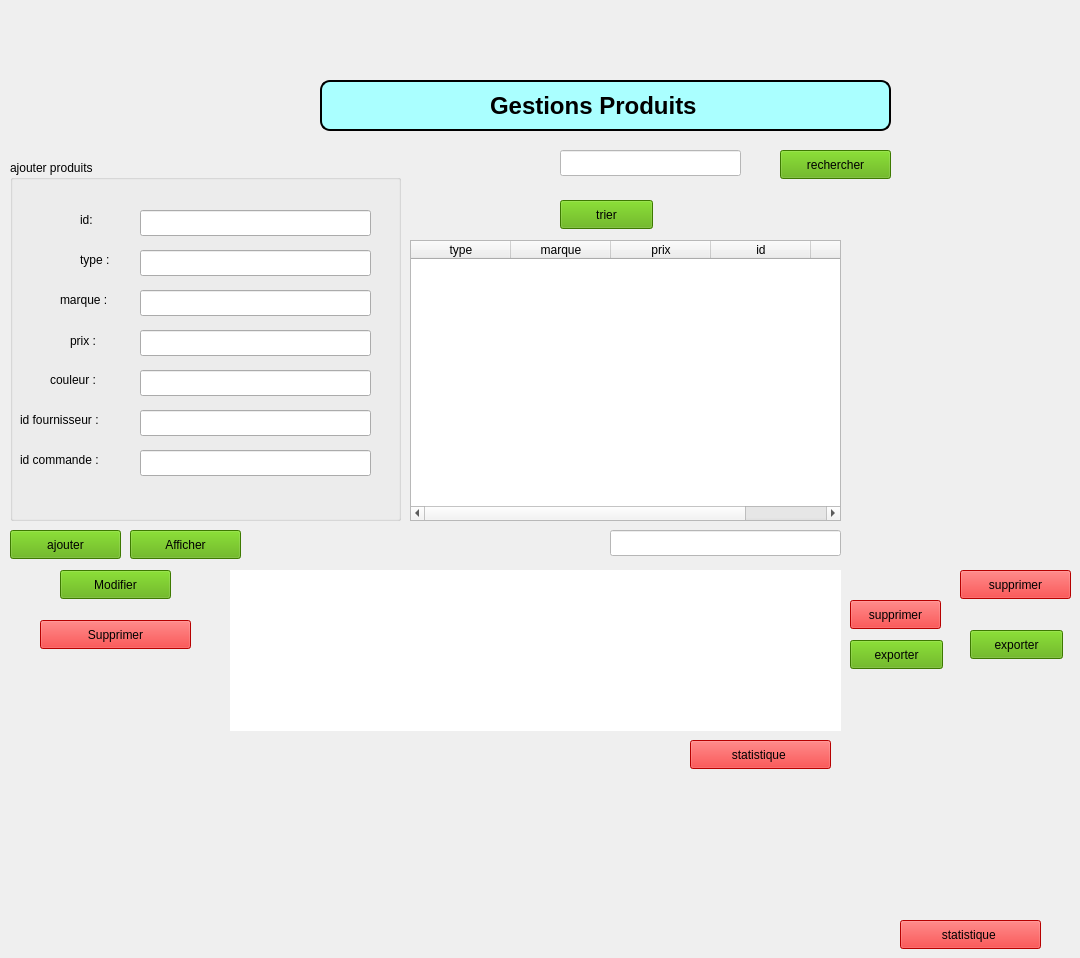
    <widget class="QWidget" name="pageProduit">
     <widget class="QPushButton" name="pushButton_5">
      <property name="geometry">
       <rect>
        <x>900</x>
        <y>920</y>
        <width>141</width>
        <height>29</height>
       </rect>
      </property>
      <property name="styleSheet">
       <string notr="true">font: 700 12pt &quot;Tahoma&quot;;
background-color: rgb(255, 0, 0);</string>
      </property>
      <property name="text">
       <string>statistique </string>
      </property>
     </widget>
     <widget class="QPushButton" name="pushButton_2">
      <property name="geometry">
       <rect>
        <x>560</x>
        <y>200</y>
        <width>93</width>
        <height>29</height>
       </rect>
      </property>
      <property name="styleSheet">
       <string notr="true">font: 700 11pt &quot;Tahoma&quot;;
background-color: rgb(85, 170, 0);</string>
      </property>
      <property name="text">
       <string>trier</string>
      </property>
     </widget>
     <widget class="QLineEdit" name="lineEdit_7">
      <property name="geometry">
       <rect>
        <x>610</x>
        <y>530</y>
        <width>231</width>
        <height>26</height>
       </rect>
      </property>
      <property name="styleSheet">
       <string notr="true">background-color: rgb(255, 255, 255);</string>
      </property>
     </widget>
     <widget class="QPushButton" name="pushButton_7">
      <property name="geometry">
       <rect>
        <x>960</x>
        <y>570</y>
        <width>111</width>
        <height>29</height>
       </rect>
      </property>
      <property name="styleSheet">
       <string notr="true">font: 700 11pt &quot;Tahoma&quot;;
background-color: rgb(255, 0, 0);</string>
      </property>
      <property name="text">
       <string>supprimer</string>
      </property>
     </widget>
     <widget class="QPushButton" name="pushButton">
      <property name="geometry">
       <rect>
        <x>780</x>
        <y>150</y>
        <width>111</width>
        <height>29</height>
       </rect>
      </property>
      <property name="styleSheet">
       <string notr="true">background-color: rgb(85, 170, 0);
font: 700 11pt &quot;Tahoma&quot;;


</string>
      </property>
      <property name="text">
       <string>rechercher</string>
      </property>
     </widget>
     <widget class="QPushButton" name="btn_ajouterProduit">
      <property name="geometry">
       <rect>
        <x>10</x>
        <y>530</y>
        <width>111</width>
        <height>29</height>
       </rect>
      </property>
      <property name="styleSheet">
       <string notr="true">font: 700 11pt &quot;Tahoma&quot;;
background-color: rgb(85, 170, 0);</string>
      </property>
      <property name="text">
       <string>ajouter</string>
      </property>
     </widget>
     <widget class="QLabel" name="label_20">
      <property name="geometry">
       <rect>
        <x>230</x>
        <y>570</y>
        <width>611</width>
        <height>161</height>
       </rect>
      </property>
      <property name="styleSheet">
       <string notr="true">background-color: rgb(255, 255, 255);</string>
      </property>
      <property name="text">
       <string/>
      </property>
     </widget>
     <widget class="QPushButton" name="btn_supprimerProduit">
      <property name="geometry">
       <rect>
        <x>40</x>
        <y>620</y>
        <width>151</width>
        <height>29</height>
       </rect>
      </property>
      <property name="styleSheet">
       <string notr="true">font: 700 11pt &quot;Tahoma&quot;;
background-color: rgb(255, 0, 0);</string>
      </property>
      <property name="text">
       <string>Supprimer</string>
      </property>
     </widget>
     <widget class="QTableWidget" name="gProduit">
      <property name="geometry">
       <rect>
        <x>410</x>
        <y>240</y>
        <width>431</width>
        <height>281</height>
       </rect>
      </property>
      <property name="styleSheet">
       <string notr="true">font: 700 11pt &quot;Tahoma&quot;;
color: rgb(0, 0, 0);
background-color: rgb(255, 255, 255);
QGroupBox {
    border: 2px solid black;
    border-radius: 10px;
    background-color: rgb(183, 255, 255);
    font-family: &quot;Open Sans&quot;;
    font-size: 12pt;
    font-weight: bold;
color: rgb(0, 0, 0);
}</string>
      </property>
      <column>
       <property name="text">
        <string>type</string>
       </property>
      </column>
      <column>
       <property name="text">
        <string>marque</string>
       </property>
      </column>
      <column>
       <property name="text">
        <string>prix</string>
       </property>
      </column>
      <column>
       <property name="text">
        <string>id</string>
       </property>
      </column>
      <column>
       <property name="text">
        <string>stock</string>
       </property>
      </column>
     </widget>
     <widget class="QLineEdit" name="lineEdit_6">
      <property name="geometry">
       <rect>
        <x>560</x>
        <y>150</y>
        <width>181</width>
        <height>26</height>
       </rect>
      </property>
      <property name="styleSheet">
       <string notr="true">background-color: rgb(255, 255, 255);</string>
      </property>
     </widget>
     <widget class="QPushButton" name="pushButton_9">
      <property name="geometry">
       <rect>
        <x>970</x>
        <y>630</y>
        <width>93</width>
        <height>29</height>
       </rect>
      </property>
      <property name="styleSheet">
       <string notr="true">font: 700 11pt &quot;Tahoma&quot;;
background-color: rgb(85, 170, 0);</string>
      </property>
      <property name="text">
       <string>exporter</string>
      </property>
     </widget>
     <widget class="QGroupBox" name="groupBox">
      <property name="geometry">
       <rect>
        <x>10</x>
        <y>160</y>
        <width>391</width>
        <height>361</height>
       </rect>
      </property>
      <property name="styleSheet">
       <string notr="true">color: rgb(0, 0, 0);
background-color: rgb(255, 255, 255);
font: 700 14pt &quot;Tahoma&quot;;
QGroupBox {
    border: 2px solid black;
    border-radius: 10px;
    background-color: rgb(183, 255, 255);
    font-family: &quot;Open Sans&quot;;
    font-size: 12pt;
    font-weight: bold;

}
</string>
      </property>
      <property name="title">
       <string>ajouter produits</string>
      </property>
      <widget class="QLabel" name="label_4">
       <property name="geometry">
        <rect>
         <x>70</x>
         <y>90</y>
         <width>63</width>
         <height>20</height>
        </rect>
       </property>
       <property name="styleSheet">
        <string notr="true">font: 700 12pt &quot;Tahoma&quot;;
color: rgb(0, 0, 0);</string>
       </property>
       <property name="text">
        <string>type :</string>
       </property>
      </widget>
      <widget class="QLabel" name="label_5">
       <property name="geometry">
        <rect>
         <x>50</x>
         <y>130</y>
         <width>101</width>
         <height>20</height>
        </rect>
       </property>
       <property name="styleSheet">
        <string notr="true">color: rgb(0, 0, 0);font: 700 12pt &quot;Tahoma&quot;;</string>
       </property>
       <property name="text">
        <string>marque :</string>
       </property>
      </widget>
      <widget class="QLabel" name="label_6">
       <property name="geometry">
        <rect>
         <x>60</x>
         <y>170</y>
         <width>63</width>
         <height>21</height>
        </rect>
       </property>
       <property name="styleSheet">
        <string notr="true">color: rgb(0, 0, 0);font: 700 12pt &quot;Tahoma&quot;;</string>
       </property>
       <property name="text">
        <string>prix :</string>
       </property>
      </widget>
      <widget class="QLineEdit" name="type_produit">
       <property name="geometry">
        <rect>
         <x>130</x>
         <y>90</y>
         <width>231</width>
         <height>26</height>
        </rect>
       </property>
       <property name="styleSheet">
        <string notr="true">color: rgb(0, 0, 0);</string>
       </property>
       <property name="text">
        <string/>
       </property>
      </widget>
      <widget class="QLineEdit" name="marque_produit">
       <property name="geometry">
        <rect>
         <x>130</x>
         <y>130</y>
         <width>231</width>
         <height>26</height>
        </rect>
       </property>
       <property name="styleSheet">
        <string notr="true">color: rgb(0, 0, 0);</string>
       </property>
       <property name="text">
        <string/>
       </property>
      </widget>
      <widget class="QLineEdit" name="prix_produit">
       <property name="geometry">
        <rect>
         <x>130</x>
         <y>170</y>
         <width>231</width>
         <height>26</height>
        </rect>
       </property>
       <property name="styleSheet">
        <string notr="true">color: rgb(0, 0, 0);</string>
       </property>
       <property name="text">
        <string/>
       </property>
      </widget>
      <widget class="QLabel" name="label_23">
       <property name="geometry">
        <rect>
         <x>40</x>
         <y>210</y>
         <width>71</width>
         <height>20</height>
        </rect>
       </property>
       <property name="styleSheet">
        <string notr="true">color: rgb(0, 0, 0);font: 700 12pt &quot;Tahoma&quot;;</string>
       </property>
       <property name="text">
        <string>couleur :</string>
       </property>
      </widget>
      <widget class="QLineEdit" name="couleur_produit">
       <property name="geometry">
        <rect>
         <x>130</x>
         <y>210</y>
         <width>231</width>
         <height>26</height>
        </rect>
       </property>
       <property name="styleSheet">
        <string notr="true">color: rgb(0, 0, 0);</string>
       </property>
       <property name="text">
        <string/>
       </property>
      </widget>
      <widget class="QLabel" name="label_33">
       <property name="geometry">
        <rect>
         <x>70</x>
         <y>50</y>
         <width>41</width>
         <height>20</height>
        </rect>
       </property>
       <property name="styleSheet">
        <string notr="true">font: 700 12pt &quot;Tahoma&quot;;
color: rgb(0, 0, 0);</string>
       </property>
       <property name="text">
        <string>id:</string>
       </property>
      </widget>
      <widget class="QLineEdit" name="id_produit">
       <property name="geometry">
        <rect>
         <x>130</x>
         <y>50</y>
         <width>231</width>
         <height>26</height>
        </rect>
       </property>
       <property name="styleSheet">
        <string notr="true">color: rgb(0, 0, 0);</string>
       </property>
       <property name="text">
        <string/>
       </property>
      </widget>
      <widget class="QLabel" name="label_34">
       <property name="geometry">
        <rect>
         <x>10</x>
         <y>250</y>
         <width>111</width>
         <height>20</height>
        </rect>
       </property>
       <property name="styleSheet">
        <string notr="true">color: rgb(0, 0, 0);font: 700 12pt &quot;Tahoma&quot;;</string>
       </property>
       <property name="text">
        <string>id fournisseur :</string>
       </property>
      </widget>
      <widget class="QLabel" name="label_35">
       <property name="geometry">
        <rect>
         <x>10</x>
         <y>290</y>
         <width>111</width>
         <height>20</height>
        </rect>
       </property>
       <property name="styleSheet">
        <string notr="true">color: rgb(0, 0, 0);font: 700 12pt &quot;Tahoma&quot;;</string>
       </property>
       <property name="text">
        <string>id commande :</string>
       </property>
      </widget>
      <widget class="QLineEdit" name="id_fournisseur">
       <property name="geometry">
        <rect>
         <x>130</x>
         <y>250</y>
         <width>231</width>
         <height>26</height>
        </rect>
       </property>
       <property name="styleSheet">
        <string notr="true">color: rgb(0, 0, 0);</string>
       </property>
       <property name="text">
        <string/>
       </property>
      </widget>
      <widget class="QLineEdit" name="id_commande">
       <property name="geometry">
        <rect>
         <x>130</x>
         <y>290</y>
         <width>231</width>
         <height>26</height>
        </rect>
       </property>
       <property name="styleSheet">
        <string notr="true">color: rgb(0, 0, 0);</string>
       </property>
       <property name="text">
        <string/>
       </property>
      </widget>
     </widget>
     <widget class="QPushButton" name="pushButton_10">
      <property name="geometry">
       <rect>
        <x>850</x>
        <y>600</y>
        <width>91</width>
        <height>29</height>
       </rect>
      </property>
      <property name="styleSheet">
       <string notr="true">font: 700 11pt &quot;Tahoma&quot;;
background-color: rgb(255, 0, 0);</string>
      </property>
      <property name="text">
       <string>supprimer</string>
      </property>
     </widget>
     <widget class="QPushButton" name="pushButton_11">
      <property name="geometry">
       <rect>
        <x>850</x>
        <y>640</y>
        <width>93</width>
        <height>29</height>
       </rect>
      </property>
      <property name="styleSheet">
       <string notr="true">font: 700 11pt &quot;Tahoma&quot;;
background-color: rgb(85, 170, 0);</string>
      </property>
      <property name="text">
       <string>exporter</string>
      </property>
     </widget>
     <widget class="QPushButton" name="pushButton_12">
      <property name="geometry">
       <rect>
        <x>690</x>
        <y>740</y>
        <width>141</width>
        <height>29</height>
       </rect>
      </property>
      <property name="styleSheet">
       <string notr="true">font: 700 12pt &quot;Tahoma&quot;;
background-color: rgb(255, 0, 0);</string>
      </property>
      <property name="text">
       <string>statistique </string>
      </property>
     </widget>
     <widget class="QGroupBox" name="groupBox_9">
      <property name="geometry">
       <rect>
        <x>320</x>
        <y>80</y>
        <width>571</width>
        <height>51</height>
       </rect>
      </property>
      <property name="styleSheet">
       <string notr="true">QGroupBox {
    border: 2px solid black;
    border-radius: 10px;
background-color: rgb(170, 255, 255);
    font-family: &quot;Open Sans&quot;;
    font-size: 12pt;
    font-weight: bold;
}
</string>
      </property>
      <property name="title">
       <string/>
      </property>
      <widget class="QLabel" name="label_27">
       <property name="geometry">
        <rect>
         <x>170</x>
         <y>10</y>
         <width>391</width>
         <height>31</height>
        </rect>
       </property>
       <property name="styleSheet">
        <string notr="true">    font-size: 18pt;
color: rgb(0, 0, 0);
    font-weight: bold;</string>
       </property>
       <property name="text">
        <string>Gestions Produits</string>
       </property>
      </widget>
     </widget>
     <widget class="QPushButton" name="btn_afficherProduit">
      <property name="geometry">
       <rect>
        <x>130</x>
        <y>530</y>
        <width>111</width>
        <height>29</height>
       </rect>
      </property>
      <property name="styleSheet">
       <string notr="true">font: 700 11pt &quot;Tahoma&quot;;
background-color: rgb(85, 170, 0);</string>
      </property>
      <property name="text">
       <string>Afficher</string>
      </property>
     </widget>
     <widget class="QPushButton" name="btn_modifierProduit">
      <property name="geometry">
       <rect>
        <x>60</x>
        <y>570</y>
        <width>111</width>
        <height>29</height>
       </rect>
      </property>
      <property name="styleSheet">
       <string notr="true">font: 700 11pt &quot;Tahoma&quot;;
background-color: rgb(85, 170, 0);</string>
      </property>
      <property name="text">
       <string>Modifier</string>
      </property>
     </widget>
    </widget>
